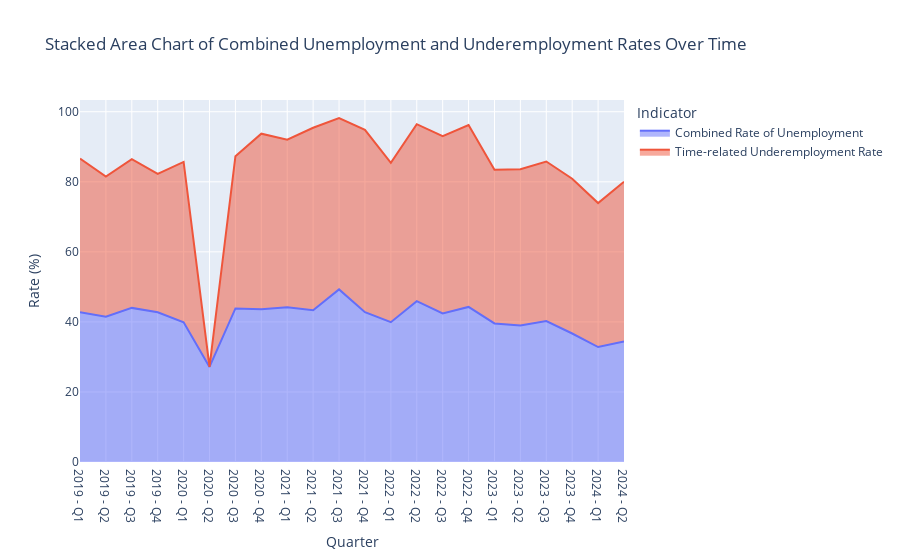

This figure's notebook cell:
### Code cell
def stacked_area_chart(dates, dd):
    data = {
    'Quarter': dates,
    'Combined Rate of Unemployment': dd[9],
    'Time-related Underemployment Rate': dd[8]
    }

    # Create DataFrame
    df = pd.DataFrame(data)
    # Melt the DataFrame for Plotly
    df_melted = df.melt(id_vars='Quarter', 
                        value_vars=['Combined Rate of Unemployment', 'Time-related Underemployment Rate'],
                        var_name='Indicator', 
                        value_name='Rate')

    # Create the stacked area chart
    fig = px.area(df_melted, 
                x='Quarter', 
                y='Rate', 
                color='Indicator', 
                title='Stacked Area Chart of Combined Unemployment and Underemployment Rates Over Time',
                labels={'Rate': 'Rate (%)'},
                line_group='Indicator')

    # Show the figure
    fig.show()

stacked_area_chart(dates, dd)

### Figure 1 — Plotly figure (JSON) as saved in the notebook; plotly's stock layout.template omitted (floating-point values rounded to 4 significant figures)
{"data": [{"fillpattern": {"shape": ""}, "hovertemplate": "Indicator=Combined Rate of Unemployment<br>Quarter=%{x}<br>Rate (%)=%{y}<extra></extra>", "legendgroup": "Combined Rate of Unemployment", "line": {"color": "#636efa"}, "marker": {"symbol": "circle"}, "mode": "lines", "name": "Combined Rate of Unemployment", "orientation": "v", "showlegend": true, "stackgroup": "1", "type": "scatter", "x": ["2019 - Q1", "2019 - Q2", "2019 - Q3", "2019 - Q4", "2020 - Q1", "2020 - Q2", "2020 - Q3", "2020 - Q4", "2021 - Q1", "2021 - Q2", "2021 - Q3", "2021 - Q4", "2022 - Q1", "2022 - Q2", "2022 - Q3", "2022 - Q4", "2023 - Q1", "2023 - Q2", "2023 - Q3", "2023 - Q4", "2024 - Q1", "2024 - Q2"], "xaxis": "x", "y": [42.73, 41.5, 43.99, 42.74, 39.89, 27.16, 43.84, 43.61, 44.15, 43.32, 49.27, 42.79, 39.93, 45.92, 42.44, 44.28, 39.57, 38.95, 40.22, 36.69, 32.81, 34.44], "yaxis": "y"}, {"fillpattern": {"shape": ""}, "hovertemplate": "Indicator=Time-related Underemployment Rate<br>Quarter=%{x}<br>Rate (%)=%{y}<extra></extra>", "legendgroup": "Time-related Underemployment Rate", "line": {"color": "#EF553B"}, "marker": {"symbol": "circle"}, "mode": "lines", "name": "Time-related Underemployment Rate", "orientation": "v", "showlegend": true, "stackgroup": "1", "type": "scatter", "x": ["2019 - Q1", "2019 - Q2", "2019 - Q3", "2019 - Q4", "2020 - Q1", "2020 - Q2", "2020 - Q3", "2020 - Q4", "2021 - Q1", "2021 - Q2", "2021 - Q3", "2021 - Q4", "2022 - Q1", "2022 - Q2", "2022 - Q3", "2022 - Q4", "2023 - Q1", "2023 - Q2", "2023 - Q3", "2023 - Q4", "2024 - Q1", "2024 - Q2"], "xaxis": "x", "y": [43.88, 39.97, 42.45, 39.49, 45.79, 0, 43.48, 50.13, 47.89, 52.11, 48.91, 52.04, 45.5, 50.53, 50.57, 51.93, 43.87, 44.63, 45.57, 44.17, 41.12, 45.6], "yaxis": "y"}], "layout": {"legend": {"title": {"text": "Indicator"}, "tracegroupgap": 0}, "title": {"text": "Stacked Area Chart of Combined Unemployment and Underemployment Rates Over Time"}, "xaxis": {"anchor": "y", "domain": [0, 1], "title": {"text": "Quarter"}}, "yaxis": {"anchor": "x", "domain": [0, 1], "title": {"text": "Rate (%)"}}}}
